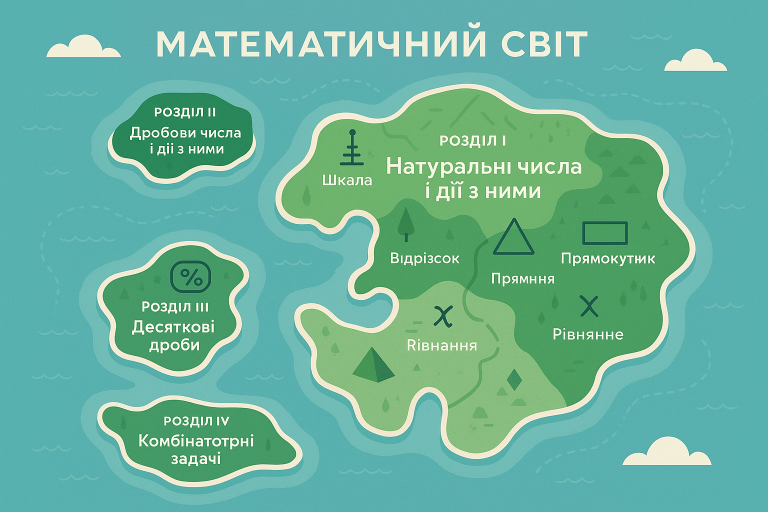
#> input picture education/img/5_class_map.png, 1536 x 1024 px (shown at 1/2 size)
$ python -i preprocess.py   (imports and definitions only)
#> lines starting #> are read from the running program, lines starting #| are printed output that depends on the picture; after the words box and inside, x2 and y2 are one past the last pixel; in counts of white or black regions, pixels touching at a corner belong together
"""Етап 2: підготовка картинки сторінки для OCR.

Кожен крок — окрема чиста функція «картинка → картинка». Кроки збираються
в ``PreprocessSpec`` (рецепт), а ``apply()`` виконує рецепт і повертає
``Transform`` — як координати змінилися (збільшення, обрізка, поворот).
Через ``Transform.to_original(bbox)`` координати слів з OCR повертаються
в систему оригінальної картинки — саме їх ми зберігаємо в SourceRef.

Картинки — numpy-масиви OpenCV: кольорові в порядку BGR, сірі — 2D.
"""
from __future__ import annotations

import math
from collections.abc import Callable
from dataclasses import dataclass, field
from pathlib import Path
from typing import Any

import cv2
import numpy as np

from ..cache import load_json, load_json_or_none, save_json, short_hash
from ..datatypes import BBox, PageImage

Image = np.ndarray
Matrix = np.ndarray   # 3×3 афінна матриця: точка_нова = M @ [x, y, 1]

WHITE = 255


# =========================================================================== Transform


# [36 lines that did not run here, left out]


def _scale_matrix(factor: float) -> Matrix:
    return np.array([[factor, 0, 0], [0, factor, 0], [0, 0, 1]], dtype=float)


def _shift_matrix(dx: float, dy: float) -> Matrix:
    return np.array([[1, 0, dx], [0, 1, dy], [0, 0, 1]], dtype=float)


# =========================================================================== кроки (чисті функції)


def to_gray(img: Image) -> Image:
    """Кольорова (BGR) → сіра. Сіра лишається як є."""
    if img.ndim == 2:
        return img.copy()
    return cv2.cvtColor(img, cv2.COLOR_BGR2GRAY)


# [52 lines left out: functions upscale, denoise, normalize_contrast, remove_color_background, binarize_otsu, binarize_adaptive, not called in this run]


def estimate_skew(img: Image, max_angle: float = 5.0, step: float = 0.25) -> float:
    """Кут (у градусах), на який треба повернути картинку, щоб рядки тексту стали горизонтальні.

    Конвенція OpenCV: додатний кут — поворот проти годинникової стрілки.

    Метод проєкцій: повертаємо зменшену чорно-білу копію на різні кути і рахуємо,
    наскільки «смугастою» стає сума пікселів по рядках. Коли рядки тексту
    горизонтальні, рядки-з-текстом і проміжки між ними чергуються найрізкіше
    (найбільша дисперсія).
    """
    gray = to_gray(img)
    scale = 800 / max(gray.shape)
    small = cv2.resize(gray, None, fx=min(scale, 1.0), fy=min(scale, 1.0), interpolation=cv2.INTER_AREA)
    _, ink = cv2.threshold(small, 0, 1, cv2.THRESH_BINARY_INV + cv2.THRESH_OTSU)
    h, w = ink.shape
    center = (w / 2, h / 2)

    best_angle, best_score = 0.0, -1.0
    for angle in np.arange(-max_angle, max_angle + step / 2, step):
        rot = cv2.getRotationMatrix2D(center, float(angle), 1.0)
        rotated = cv2.warpAffine(ink, rot, (w, h), flags=cv2.INTER_NEAREST, borderValue=0)
        score = float(np.var(rotated.sum(axis=1)))
        if score > best_score:
            best_angle, best_score = float(angle), score
    return best_angle


def rotate(img: Image, angle: float) -> tuple[Image, Matrix]:
    """Повертає картинку на ``angle`` градусів навколо центру (поля заповнюються білим)."""
    h, w = img.shape[:2]
    rot = cv2.getRotationMatrix2D((w / 2, h / 2), angle, 1.0)
    border = WHITE if img.ndim == 2 else (WHITE, WHITE, WHITE)
    out = cv2.warpAffine(img, rot, (w, h), flags=cv2.INTER_CUBIC, borderValue=border)
    return out, np.vstack([rot, [0, 0, 1]])


def deskew(img: Image, max_angle: float = 5.0, min_angle: float = 0.2) -> tuple[Image, Matrix]:
    """Вирівнює нахил: знаходить кут (estimate_skew) і повертає. Дрібний нахил (< min_angle) не чіпає."""
    angle = estimate_skew(img, max_angle=max_angle)
    if abs(angle) < min_angle:
        return img.copy(), _scale_matrix(1)
    return rotate(img, angle)


# [10 lines left out: function crop_margins, not called in this run]


# =========================================================================== рецепт (spec)

# Реєстр кроків: назва → функція. Геометричні кроки повертають (картинка, матриця).
_PIXEL_STEPS: dict[str, Callable[..., Image]] = {
    "to_gray": to_gray,
    "denoise": denoise,
    "normalize_contrast": normalize_contrast,
    "remove_color_background": remove_color_background,
    "binarize_otsu": binarize_otsu,
    "binarize_adaptive": binarize_adaptive,
}
_GEOMETRY_STEPS: dict[str, Callable[..., tuple[Image, Matrix]]] = {
    "upscale": upscale,
    "deskew": deskew,
    "rotate": rotate,
    "crop_margins": crop_margins,
}
STEP_NAMES = frozenset(_PIXEL_STEPS) | frozenset(_GEOMETRY_STEPS)


@dataclass(frozen=True)
class Step:
    """Один крок рецепту: назва + параметри (як кортеж пар, щоб об'єкт був незмінним)."""

    name: str
    params: tuple[tuple[str, Any], ...] = ()

    def __post_init__(self) -> None:
        if self.name not in STEP_NAMES:
            raise ValueError(f"Невідомий крок {self.name!r}; є: {sorted(STEP_NAMES)}")


def step(name: str, **params: Any) -> Step:
    """Зручний конструктор: step("upscale", factor=2)."""
    return Step(name, tuple(sorted(params.items())))


@dataclass(frozen=True)
class PreprocessSpec:
    """Рецепт препроцесингу: впорядкований список кроків."""

    name: str
    steps: tuple[Step, ...] = field(default_factory=tuple)

    # [7 lines left out: function cache_key, not called in this run]


PRESET_RAW = PreprocessSpec("raw", ())
PRESET_DEFAULT = PreprocessSpec("default", (
    step("remove_color_background"),
    step("to_gray"),
    step("denoise", h=10.0),          # до збільшення: у 4 рази менше пікселів → швидше
    step("upscale", factor=2.0),
    step("deskew"),
))
PRESET_LOWRES = PreprocessSpec("lowres", (
    step("remove_color_background"),
    step("to_gray"),
    step("denoise", h=12.0),
    step("upscale", factor=3.0),
    step("deskew"),
))
PRESETS = {p.name: p for p in (PRESET_RAW, PRESET_DEFAULT, PRESET_LOWRES)}


def choose_preset(page: PageImage) -> PreprocessSpec:
    """Сторінки з низькою роздільністю (Тарасенкова, ~76 ppi) збільшуємо сильніше."""
    return PRESET_LOWRES if page.low_res else PRESET_DEFAULT


# [11 lines that did not run here, left out]


# =========================================================================== робота з файлами і кеш


def load_image(path: str | Path) -> Image:
    """Читає картинку з диска (працює і з кириличними шляхами у Windows)."""
    data = np.fromfile(str(path), dtype=np.uint8)
    img = cv2.imdecode(data, cv2.IMREAD_COLOR)
    if img is None:
        raise ValueError(f"Не вдалося прочитати картинку: {path}")
    return img


class PageImageCache:
    """Невеликий LRU-кеш декодованих сторінок: тримає не більше `size` картинок (кожна ~10–30 МБ у пам'яті),
    а не всю книгу. Порядок звернень майже завжди посторінковий, тож повторних читань з диска мало."""

    # [6 lines left out: function __init__, not called in this run]

    def __contains__(self, page) -> bool:
        return page in self.paths

    # [21 lines left out: functions get, save_image, not called in this run]


# [20 lines that did not run here, left out]


def prepared_path(page: PageImage, spec: PreprocessSpec) -> Path:
    """``<cache>/<sha>/prep/<spec_key>/p-007.png`` — поруч із папкою pages/ цього ж PDF."""
    sha_dir = page.path.parent.parent
    return sha_dir / "prep" / spec.cache_key() / page.path.name


# [19 lines that did not run here, left out]

>>> import cv2
>>> picture = cv2.imread('../../img/5_class_map.png')
#> picture is the input picture: shape (1024, 1536, 3); mean B, G, R 156.9, 178.5, 102.9
>>> result = deskew(picture)
#> in to_gray, `return cv2.cvtColor(img, cv2.COLOR_BGR2GRAY)`:
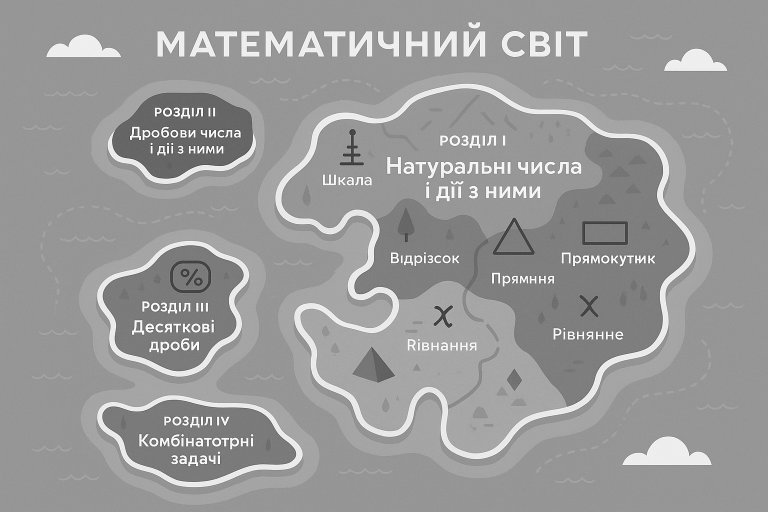
#> returned value: shape (1024, 1536) (shown at 1/2 size); min 31, max 255, mean 153.4
#> in estimate_skew, `small = cv2.resize(gray, None, fx=min(scale, 1.0), fy=min(scale, 1.0),..`:
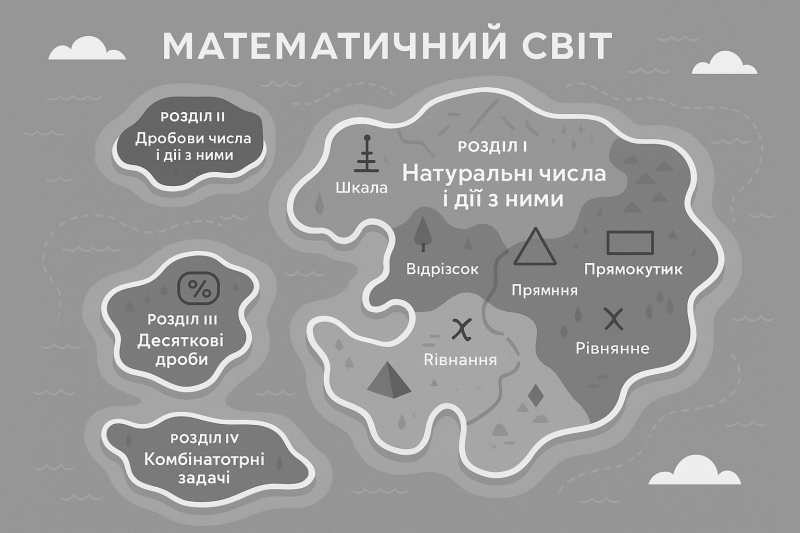
#> small: shape (533, 800); min 55, max 254, mean 153.4
#> in estimate_skew, `_, ink = cv2.threshold(small, 0, 1, cv2.THRESH_BINARY_INV + cv2.THRESH..`:
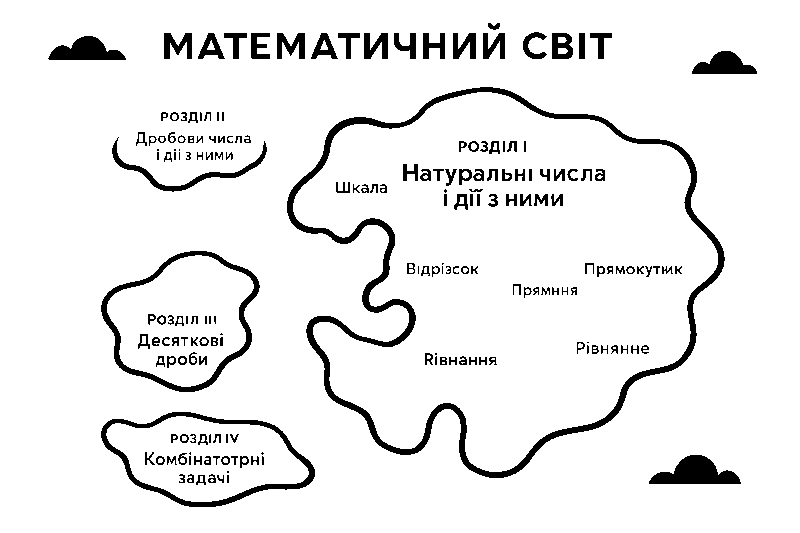
#> ink: shape (533, 800); values 0 (black) and 1 (white), 92.6% white; 193 black regions (30 under 20 px), largest, box (x1, y1, x2, y2) and area: (287, 87, 725, 478) 9840, (101, 251, 260, 392) 2493, (101, 412, 315, 507) 2473
#> the loop in estimate_skew, `for angle in np.arange(-max_angle, max_angle + step / 2, step):` made 41 passes
#> (score, best_angle, best_score) on passes 1, 41: (5698, -5, 5698), (5812.3, 5, 5812.3)
#> score on passes 2 to 7: 5312.5, 4978.2, 4706.3, 4492.6, 4333.9, 4213
#> pass 1, in estimate_skew, `rotated = cv2.warpAffine(ink, rot, (w, h), flags=cv2.INTER_NEAREST, bo..`:
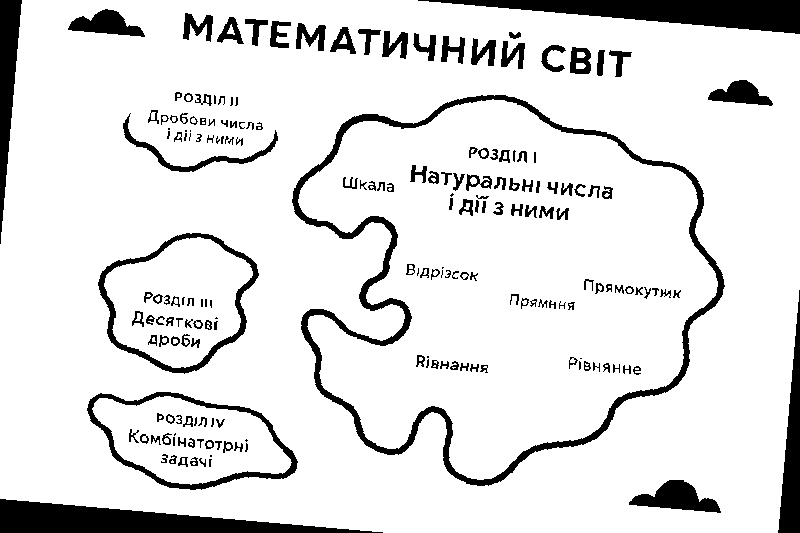
#> rotated: shape (533, 800); values 0 (black) and 1 (white), 88.3% white; 197 black regions (36 under 20 px), largest, box (x1, y1, x2, y2) and area: (292, 95, 725, 486) 9837, (0, 499, 383, 533) 6615, (418, 0, 800, 34) 6581
#> pass 2, in estimate_skew, `rotated = cv2.warpAffine(ink, rot, (w, h), flags=cv2.INTER_NEAREST, bo..`:
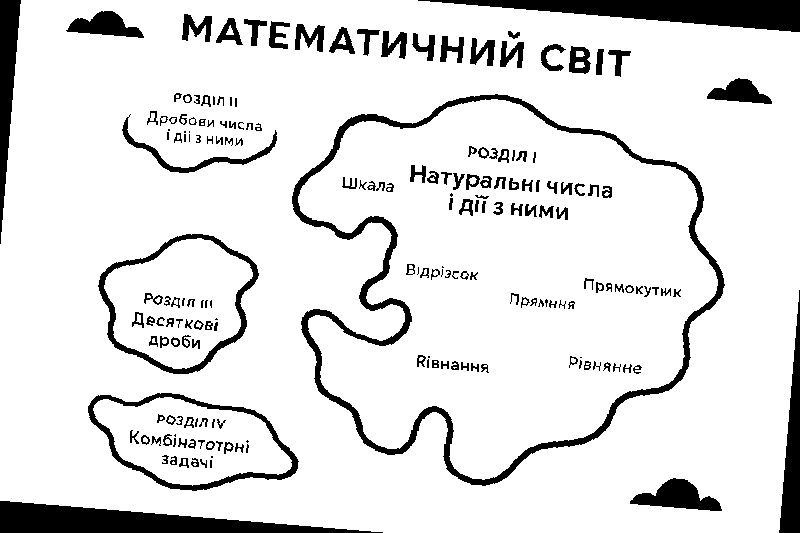
#> rotated: shape (533, 800); values 0 (black) and 1 (white), 88.5% white; 197 black regions (31 under 20 px), largest, box (x1, y1, x2, y2) and area: (292, 94, 725, 486) 9842, (0, 501, 383, 533) 6300, (418, 0, 800, 32) 6267
#> pass 3, in estimate_skew, `rotated = cv2.warpAffine(ink, rot, (w, h), flags=cv2.INTER_NEAREST, bo..`:
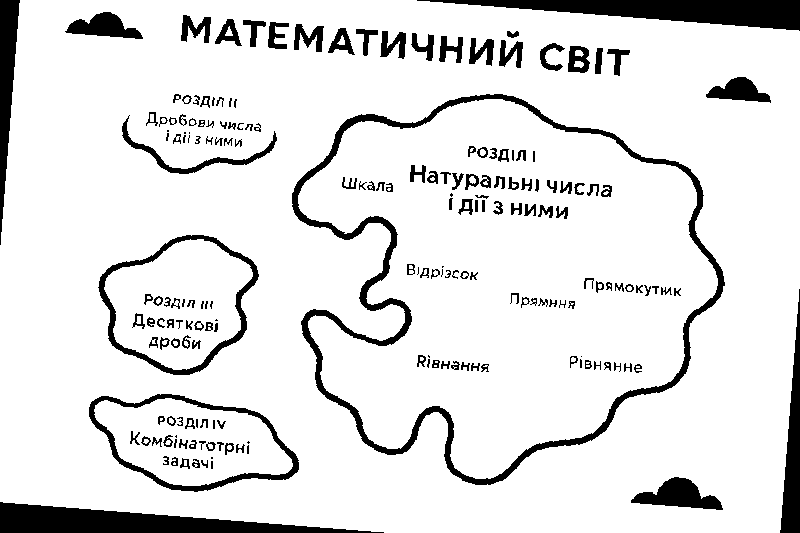
#> rotated: shape (533, 800); values 0 (black) and 1 (white), 88.7% white; 197 black regions (30 under 20 px), largest, box (x1, y1, x2, y2) and area: (292, 94, 725, 485) 9848, (0, 502, 384, 533) 5987, (417, 0, 800, 31) 5954
#> after the loop in estimate_skew, `for angle in np.arange(-max_angle, max_angle + step / 2, step):`: best_angle = 5; best_score = 5812.3
#> in deskew, `angle = estimate_skew(img, max_angle=max_angle)`: angle = 5
#> in rotate, `rot = cv2.getRotationMatrix2D((w / 2, h / 2), angle, 1.0)`: rot = [[0.996, 0.0872, -41.7], [-0.0872, 0.996, 68.88]]
#> in rotate, `out = cv2.warpAffine(img, rot, (w, h), flags=cv2.INTER_CUBIC, borderVa..`:
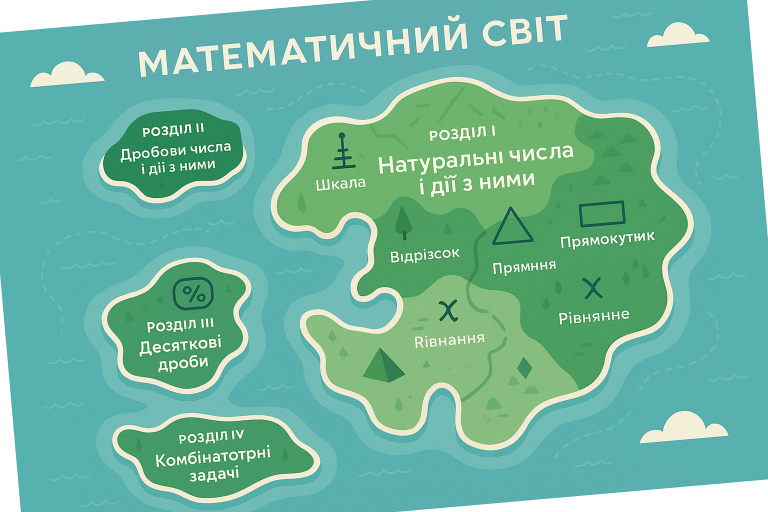
#> out: shape (1024, 1536, 3) (shown at 1/2 size); mean B, G, R 160.4, 181.9, 110.1
